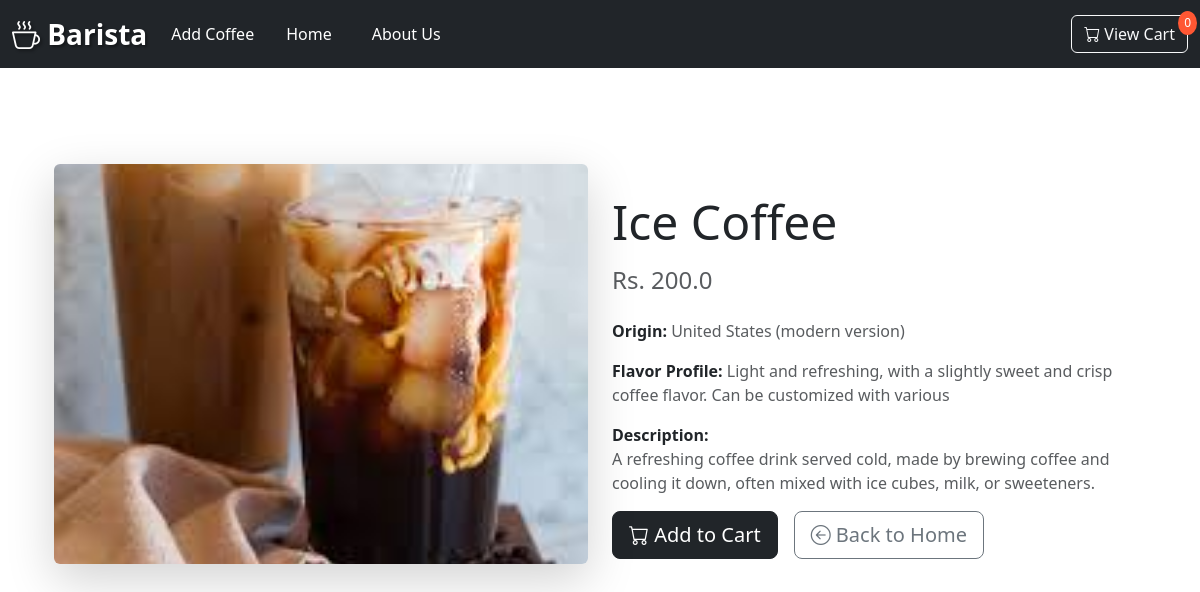
The app's page /coffee/9/ with its own data.
### coffee/models.py (models this page shows, shortened)
class Coffee(models.Model):
    name = models.CharField(max_length=255)
    price = models.FloatField()
    quantity = models.IntegerField()
    image = models.ImageField(upload_to='coffee_images/')  # Use ImageField for image uploads
    description = models.TextField(blank=True, null=True)
    origin = models.CharField(max_length=100, blank=True, null=True)
    flavor_profile = models.CharField(max_length=100, blank=True, null=True)

### coffee/views.py (the view)
# urls.py: path('coffee/<int:coffee_id>/', views.coffee_detail, name='coffee_detail'),
def coffee_detail(request, coffee_id):
    coffee = get_object_or_404(Coffee, id=coffee_id)
    return render(request, 'coffee_detail.html', {'coffee': coffee})

### coffee/templates/coffee_detail.html
{% extends 'base.html' %} {% block content %}
<div class="container py-5">
  <div class="row align-items-center">
    <div class="col-lg-6 mb-4">
      <div class="card border-0 shadow-lg">
        <img
          src="{{ coffee.image.url }}"
          alt="{{ coffee.name }}"
          class="img-fluid rounded"
          style="max-height: 400px; object-fit: cover"
        />
      </div>
    </div>
    <div class="col-lg-6">
      <h1 class="display-5 mb-3">{{ coffee.name }}</h1>
      <h4 class="text-muted mb-4">Rs. {{ coffee.price }}</h4>
      <ul class="list-unstyled">
        <li class="mb-3">
          <strong>Origin:</strong>
          <span class="text-muted">{{ coffee.origin }}</span>
        </li>
        <li class="mb-3">
          <strong>Flavor Profile:</strong>
          <span class="text-muted">{{ coffee.flavor_profile }}</span>
        </li>
        <li class="mb-3">
          <strong>Description:</strong>
          <p class="text-muted">{{ coffee.description }}</p>
        </li>
      </ul>
      <div class="d-flex gap-3">
        <a href="{% url 'add_to_cart' coffee.id %}" class="btn btn-dark btn-lg">
          <i class="bi bi-cart"></i> Add to Cart
        </a>
        <a href="{% url 'home' %}" class="btn btn-outline-secondary btn-lg">
          <i class="bi bi-arrow-left-circle"></i> Back to Home
        </a>
      </div>
    </div>
  </div>
</div>
{% endblock %}

### records on screen
Coffee: image (picture), name "Ice Coffee", price "200.0", origin "United States (modern version)", flavor_profile "Light and refreshing, with a slightly sweet and crisp coffee flavor. Can be customized with various", description "A refreshing coffee drink served cold, made by brewing coffee and cooling it down, often mixed with ice cubes, milk, or sweeteners."

### other values on screen
{{ cart_count|default:"0" }} "0"
